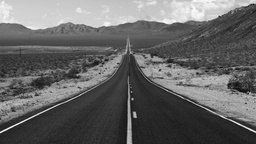
#> input picture ofdm_3/image.jpg, 256 x 144 px, shrunk from 5120 x 2880 before the run
$ python ofdm_3.py
#> lines starting #> are read from the running program, lines starting #| are printed output that depends on the picture
import numpy as np
import matplotlib.pyplot as plt
from scipy.spatial import distance
from scipy.signal import convolve
from skimage.io import imread, imsave
from skimage.color import rgb2gray
from skimage.util import img_as_ubyte

# Simulation parameters
mod_method = 'QPSK'
n_fft = 64
n_cpe = 16
snr = 20
n_taps = 8
ch_est_method = 'LS'

# Modulation methods
mod_methods = {'BPSK': 1, 'QPSK': 2, '8PSK': 3, '16QAM': 4, '32QAM': 5, '64QAM': 6}
mod_order = mod_methods[mod_method]

# Load and process image
im = imread('image.jpg', as_gray=True)  # Read image as grayscale
#> im is the input picture: shape (144, 256); min 9, max 255, mean 100.7
im = img_as_ubyte(im)
im_bin = ''.join(format(byte, '08b') for byte in im.ravel())

# Convert binary stream to symbols
sym_rem = (mod_order - len(im_bin) % mod_order) % mod_order
#> sym_rem = 0
im_bin_padded = im_bin + '0' * sym_rem
if mod_order == 1:  # Special case for BPSK
    symbols = [int(bit) for bit in im_bin_padded]
else:
    symbols = [int(im_bin_padded[i:i+mod_order], 2) for i in range(0, len(im_bin_padded), mod_order)]
#> symbols = 147456 items

# [24 lines of commented-out code are left out]
if mod_order == 2:  # QPSK
    mod_ind = 2 ** mod_order  # 4 symbols
    angles = np.linspace(0, 2 * np.pi, mod_ind, endpoint=False) + np.pi / 4
    symbol_book = np.cos(angles) + 1j * np.sin(angles)

# Verify symbols and symbol book match
assert max(symbols) < len(symbol_book), "Symbol index out of range for symbol book"

# Modulate data
X = np.array([symbol_book[s] for s in symbols])

# IFFT and add cyclic prefix
fft_rem = (n_fft - len(X) % n_fft) % n_fft
#> fft_rem = 0
X_padded = np.concatenate([X, np.zeros(fft_rem)])
X_blocks = X_padded.reshape(-1, n_fft)
x = np.fft.ifft(X_blocks, axis=1)
x_cpe = np.hstack([x[:, -n_cpe:], x])
x_s = x_cpe.ravel()

# Add noise
data_pwr = np.mean(np.abs(x_s)**2)
#> data_pwr = 0.0153
noise_pwr = data_pwr / 10**(snr / 10)
#> noise_pwr = 0.000153
noise = np.sqrt(noise_pwr / 2) * (np.random.randn(*x_s.shape) + 1j * np.random.randn(*x_s.shape))
x_s_noise = x_s + noise

# Apply fading channel
g = np.exp(-np.arange(n_taps))
g /= np.linalg.norm(g)
x_s_noise_fading = convolve(x_s_noise, g, mode='same')

# FFT and remove cyclic prefix
x_p = x_s_noise_fading.reshape(-1, n_fft + n_cpe)
x_p_cpr = x_p[:, n_cpe:]
X_hat_blocks = np.fft.fft(x_p_cpr, axis=1)

# Channel estimation
if n_taps > 1 and ch_est_method == 'LS':
    G = X_hat_blocks[:, 0] / X_blocks[:, 0]
    X_hat_blocks /= G[:, None]

# Demodulation
X_hat = X_hat_blocks.ravel()[:len(X)]
rec_syms = np.array([np.argmin(distance.cdist([[z.real, z.imag]], np.c_[symbol_book.real, symbol_book.imag])) for z in X_hat])

# Convert symbols back to binary
rec_bin = ''.join(format(s, f'0{mod_order}b') for s in rec_syms)
rec_bin = rec_bin[:len(im_bin)]

# Calculate BER
bit_errors = sum(a != b for a, b in zip(im_bin, rec_bin))
#> bit_errors = 146859
ber = bit_errors / len(im_bin)
#> ber = 0.498

# Recover image
rec_im = np.array([int(rec_bin[i:i+8], 2) for i in range(0, len(rec_bin), 8)], dtype=np.uint8).reshape(im.shape)
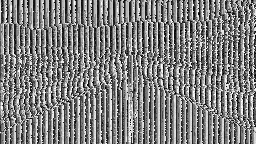
#> rec_im: shape (144, 256); min 0, max 255, mean 127.2

# Save recovered image
imsave('recovered_image.jpg', rec_im)

# Plot results
plt.figure(figsize=(10, 10))
plt.subplot(2, 2, 1)
plt.scatter(X.real, X.imag, s=10, label="Transmit Constellation")
plt.title(f"Transmit Constellation ({mod_method})")
plt.xlabel("In-Phase")
plt.ylabel("Quadrature")
plt.grid()

plt.tight_layout()
plt.savefig('constellation_plots.png')
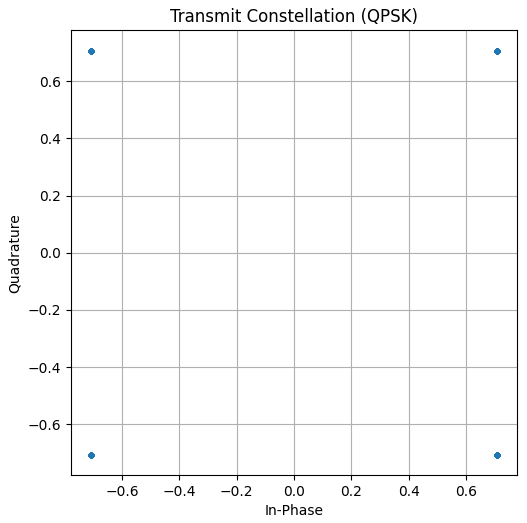
#> figure drawn by matplotlib, 1 panel

# Save performance metrics
with open('performance_metrics.txt', 'w') as f:
    f.write(f"BER: {ber:.6f}\n")
    f.write(f"SNR: {snr:.2f} dB\n")
    f.write(f"Symbol Error Rate: {bit_errors/len(symbols):.6f}\n")

# Plot results
plt.figure(figsize=(10, 10))
plt.subplot(2, 2, 1)
plt.scatter(X.real, X.imag, s=10, label="Transmit Constellation")
plt.title(f"Transmit Constellation ({mod_method})")
plt.xlabel("In-Phase")
plt.ylabel("Quadrature")
plt.grid()

plt.subplot(2, 2, 2)
plt.scatter(X_hat.real, X_hat.imag, s=10, label="Received Constellation")
plt.title(f"Received Constellation (Measured SNR: {snr:.2f} dB)")
plt.xlabel("In-Phase")
plt.ylabel("Quadrature")
plt.grid()

plt.subplot(2, 2, 3)
plt.imshow(im, cmap='gray')
plt.title("Original Image")

plt.subplot(2, 2, 4)
plt.imshow(rec_im, cmap='gray')
plt.title(f"Recovered Image (BER: {ber:.2g})")

plt.tight_layout()
plt.show()
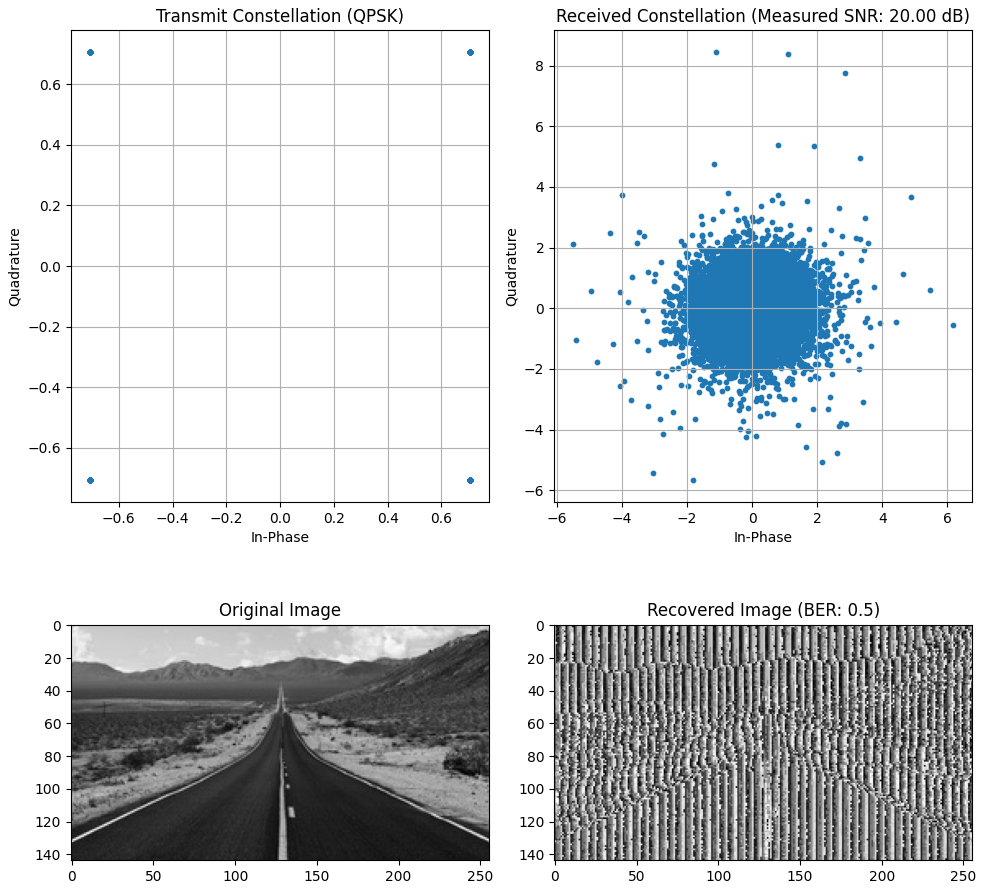
#> figure drawn by matplotlib, 4 panels
